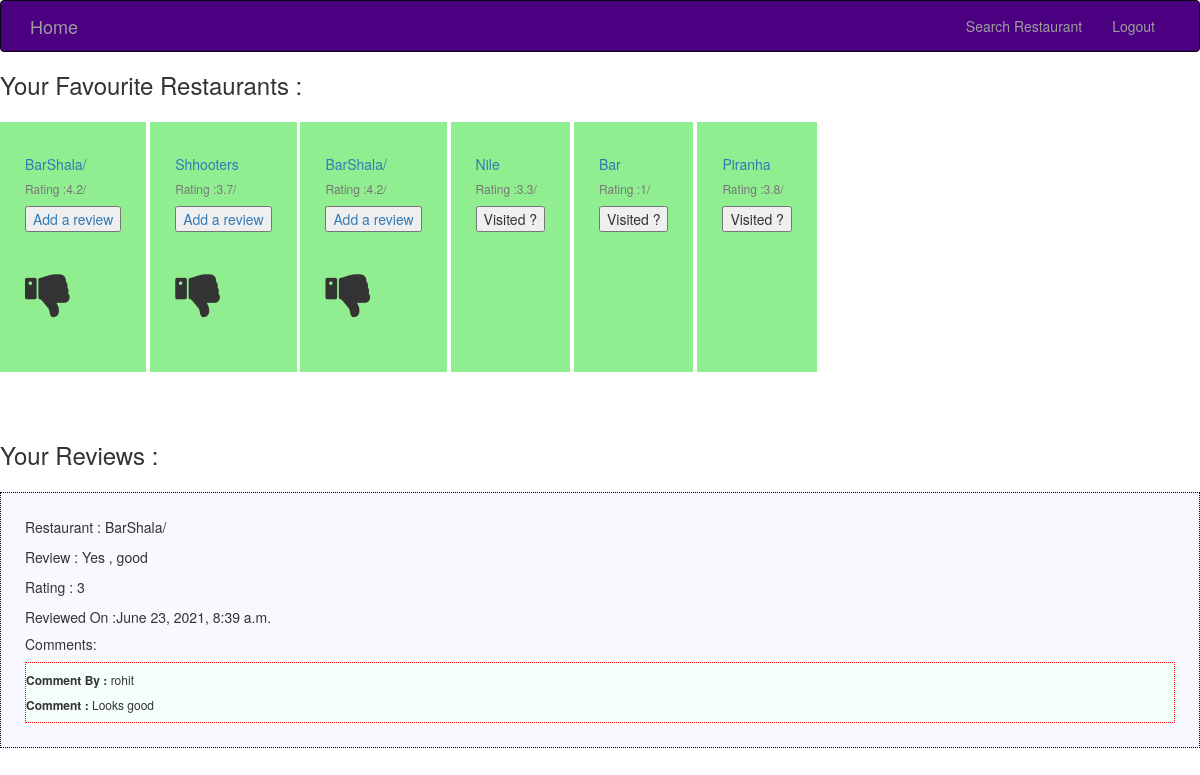
Screenshot of /user/home/ (signed in) with the database file from the repository.
### users/models.py (models this page shows, shortened)
class UserRestaurants(models.Model):
    user = models.ForeignKey(User,on_delete=models.CASCADE)
    restaurant = models.ForeignKey(Restaurant,on_delete=models.CASCADE)
    added = models.BooleanField(default=True)
    added_on = models.DateTimeField(auto_now=True)
    visited = models.BooleanField(default=False)
    thumbs_down = models.BooleanField(default=False)

class User(AbstractUser):
  username = models.CharField(max_length = 50, unique = True)
  email = models.EmailField(_('email address'), null = True)
  phone_no = models.CharField(max_length = 10)
  REQUIRED_FIELDS = [ 'first_name', 'last_name']

### restaurant/models.py (models this page shows)
class Restaurant(models.Model):
    google_place_id = models.CharField(max_length=16)
    icon = models.CharField(max_length=256,null=True)
    rating = models.CharField(max_length=4,null=True)
    name = models.CharField(max_length=256)

### reviews/models.py (models this page shows)
class RestaurantReview(models.Model):
    restaurant = models.ForeignKey(Restaurant,on_delete=models.CASCADE)
    given_by = models.ForeignKey(User,on_delete=models.CASCADE)
    review = models.TextField()
    created_on = models.DateTimeField(auto_now=True)
    rating = models.CharField(max_length=2,choices=rating)

### comment/models.py (models this page shows)
class Comment(models.Model):
    review = models.ForeignKey(RestaurantReview,on_delete=models.CASCADE,related_name ="comments_set")
    user = models.ForeignKey(User,on_delete=models.CASCADE)
    comment = models.TextField()
    created_on = models.DateTimeField(auto_now=True)

### users/views.py (the view)
# urls.py: path('home/', login_required(views.HomeView.as_view()), name='home'),
class HomeView(APIView):
    renderer_classes = [TemplateHTMLRenderer]
    template_name = 'home.html'
    def get(self, request):
        user_restaurants = UserRestaurants.objects.filter(user=request.user)
        user_reviews = RestaurantReview.objects.filter(given_by=request.user)
        return Response({'user_restaurants': user_restaurants,"user_reviews":user_reviews})

### templates/home.html (shortened to what this page needs)
{% extends "base.html" %}
{% block content %}
<link rel="stylesheet" href="https://cdnjs.cloudflare.com/ajax/libs/font-awesome/4.7.0/css/font-awesome.min.css">
<div style="height: 50px;">
  <h3>Your Favourite Restaurants :</h3>
</div>
{% if not user_restaurants %}
  <h4 style="margin-left: 10%;">You haven't added any restaurant yet. <a href={% url 'restaurant_search' %}>Click here to search the restaurant.</a></h4>
  {% else %}
<div class="outer" style="height: 300px;">
  {% for restaurant in user_restaurants %}
  <div>
    <div class="card" style="height: 250px;padding: 25px;">
      <div class="card-body">
        <h5 class="card-subtitle mb-2 text-muted"><a href="#"> {{restaurant.restaurant.name}}</a></h>
          <h6 class="card-subtitle mb-2 text-muted">Rating :{{restaurant.restaurant.rating}}</h6>
          {% if not restaurant.visited %}
          <input id="visited_{{restaurant.id}}" type="button" required="" name="id" maxlength="150" class="res_id"
            onclick="visit_restaurant({{restaurant.id}})" value="Visited ?">
          {% endif %}
          {% if restaurant.visited %}
          <a href="/restaurant/{{restaurant.restaurant.id}}">
            <input id="reviewed_{{restaurant.id}}" type="button" required="" name="id" maxlength="150" class="res_id"
              value="Add a review">
          </a>
          <div style="margin-top: 35px;">
            {% if not restaurant.thumbs_down %}
            <i id ="{{restaurant.id}}" onclick="thumbsDown(this)" class="fa fa-thumbs-up"></i>
            {% else %}
            <i id ="{{restaurant.id}}"  class="fa fa-thumbs-down"></i>
            {% endif %}
          </div>
          {% else %}
          <a href="/restaurant/{{restaurant.restaurant.id}}">
            <input id="reviewed_{{restaurant.id}}" hidden type="button" required="" name="id" maxlength="150"
              class="res_id" value="Add a review">
          </a>
          {% endif %}
      </div>
    </div>
  </div>
  {% endfor %}
</div>
{% endif %}
<div style="height: 300px;">
  <div style="height: 50px;">
    <h3>Your Reviews :</h3>
  </div>
  {% if not user_reviews %}
  <h4 style="margin-left: 10%;">No Review.</h4>
  {% else %}
  {% for review in user_reviews %}
  <div style="border: 1px dotted black;padding: 2%;background-color:ghostwhite;">
    <div >
        <p class="card-text">Restaurant : {{review.restaurant.name}} </p>
        <p class="card-text">Review : {{review.review}}</p>
        <p class="card-text">Rating : {{review.rating}}</p>
        <p class="card-text">Reviewed On :{{review.created_on}}</p>
        <h5>Comments:</h5>
        {% for comment in review.comments_set.all %}
        <div style="border: 1px dotted red;background-color:mintcream;">
          <h6><b>Comment By :</b> {{comment.user.username}}</h6>
          <h6><b>Comment :</b> {{comment.comment}}</h6>
        </div>
        {% endfor %}
    </div>
</div>
  {% endfor %}
  {% endif %}
</div>
{% endblock %}

### templates/home.html (style rules this page uses)
.outer>* { display: inline-block; vertical-align: middle; background-color: lightgreen; }
.outer { overflow-x: auto; white-space: nowrap; }
.fa { font-size: 50px; cursor: pointer; user-select: none; }

### rows the page displays
UserRestaurants: restaurant.name "BarShala/", restaurant.rating "4.2/"
UserRestaurants: restaurant.name "Shhooters", restaurant.rating "3.7/"
UserRestaurants: restaurant.name "BarShala/", restaurant.rating "4.2/"
UserRestaurants: restaurant.name "Nile", restaurant.rating "3.3/"
UserRestaurants: restaurant.name "Bar", restaurant.rating "1/"
UserRestaurants: restaurant.name "Piranha", restaurant.rating "3.8/"
RestaurantReview: restaurant.name "BarShala/", review "Yes , good", rating "3", created_on "June 23, 2021, 8:39 a.m."
Comment: user.username "rohit", comment "Looks good"
